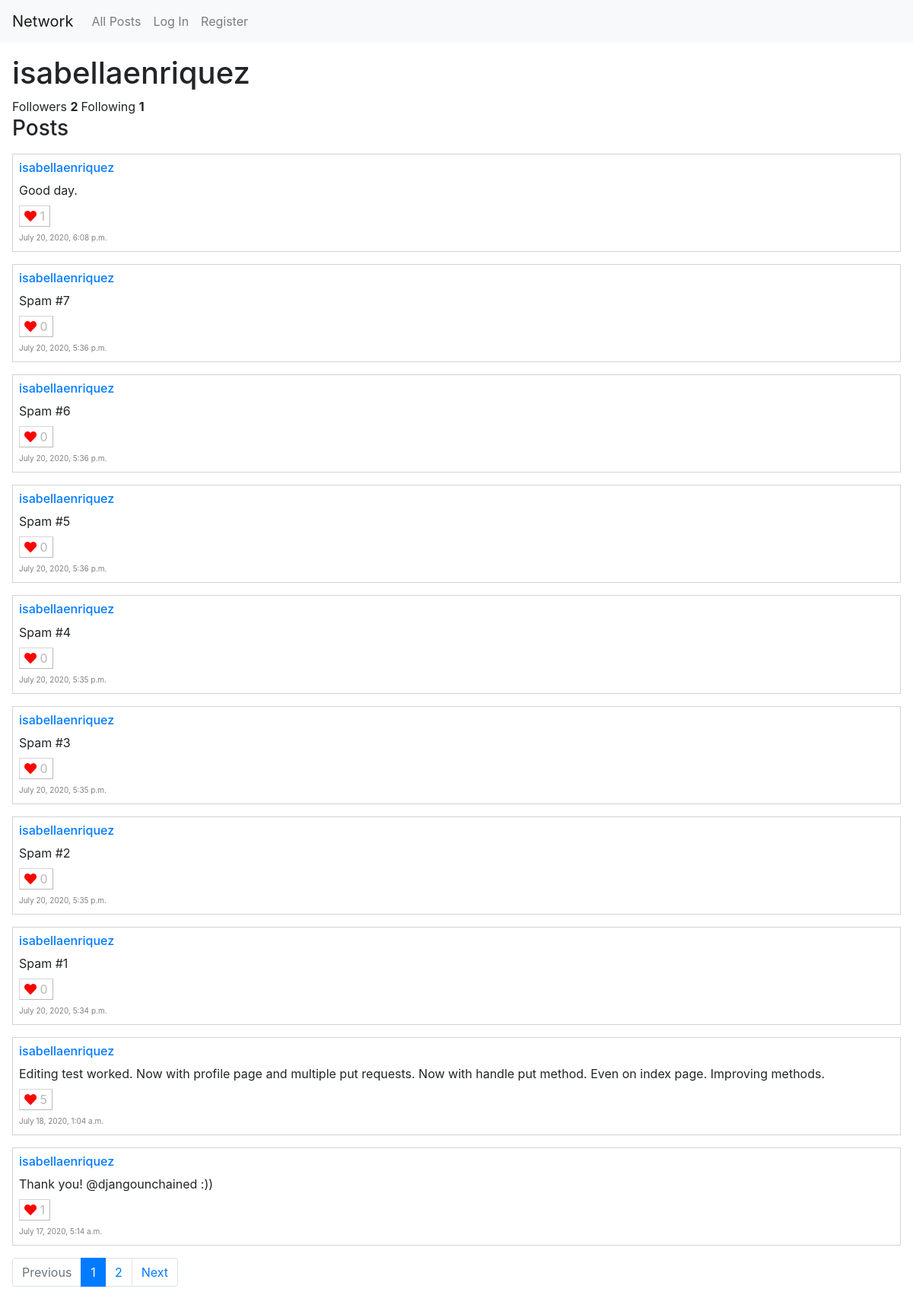
/profile/isabellaenriquez, run on the app's committed database.
### network/models.py (models this page shows)
class User(AbstractUser):
    pass

class Post(models.Model):
    content = models.TextField()
    likes = models.IntegerField(default=0)
    author = models.ForeignKey(User, on_delete=models.CASCADE, related_name="user_posts")
    timestamp = models.DateTimeField(auto_now_add=True)
    """def __str__(self):
        return self.author + " posted: \"" + self.content + "\""
        """

### network/views.py (the view)
# urls.py: path("profile/<str:user>", views.profile, name="profile"),
def profile(request, user):
    if (request.method == 'PUT'):
        put_data = json.loads(request.body)
        handle_put(request, put_data)
    try:
        user_info = User.objects.get(username=user)
        follower_list = Follower.objects.all().filter(following=user_info)
        user_followers = []
        for follower in follower_list: # get follower usernames
            user_followers.append(follower.username)
        following_list = Follower.objects.all().filter(username=user_info.username)
        if request.method == "POST":
            if request.user.username in user_followers: # unfollow
                logged_in_user = User.objects.get(username=request.user.username)
                Follower.objects.all().filter(following=user_info,username=request.user.username).delete()
                logged_in_user.save()
            else: # follow
                f = Follower(username=request.user.username, following=user_info)
                f.save()
            return HttpResponseRedirect(reverse("profile", args=(user,)))
        else:
            user_posts = Post.objects.all().filter(author=user_info).order_by("-timestamp")
            paginated_posts = paginate(request, user_posts)
            try:
                liked_posts = get_likes(request)
                guest_user = False
            except: # no one is logged in
                liked_posts =[]
                guest_user = True
            try:
                logged_in_user = User.objects.get(username=request.user.username)
            except:
                logged_in_user = None
            isFollowing = False
            if request.user.username in user_followers:
                isFollowing = True
            return render(request, "network/profile.html", context={
                "user_info": user_info,
                "posts": paginated_posts,
                "logged_in_user": logged_in_user,
                "isFollowing": isFollowing,
                "follower_count": len(user_followers),
                "following_count": len(following_list),
                "title": "Posts",
                "empty_msg": user_info.username + " is a lurker LOL. They haven't posted anything yet!",
                "liked_posts": liked_posts,
                "guest_user": guest_user
            })
    except: # user doesn't exist
        return render(request, "network/error.html", context={
            "error_type": "Profile Does Not Exist",
            "message": "Your request for " + user +"\'s profile did not return a match."
        })

### network/views.py (called while the page is built)
def paginate(request, posts):
    page = request.GET.get('page', 1)
    paginator = Paginator(posts, 10)
    try:
        paginated_posts = paginator.page(page)
    except PageNotAnInteger:
        paginated_posts = paginator.page(1)
    except EmptyPage:
        paginated_posts = paginator.page(paginator.num_pages)
    return paginated_posts

def get_likes(request):
    user_likes = Like.objects.all().filter(user=request.user)
    liked_posts = []
    for like in user_likes:
        liked_posts.append(like.post)
    return liked_posts

### network/templates/network/profile.html (shortened to what this page needs)
{% extends "network/index.html" %}
{% block profile %}
    <h1>{{ user_info.username }}</h1>
    <div class="follow-stats">
        <span class="follow-count">Followers <strong>{{ follower_count }} </strong></span>
        <span class="follow-count">Following <strong>{{ following_count }}</strong></span>
    </div>
{% endblock %}

### network/templates/network/index.html (shortened to what this page needs)
{% extends "network/layout.html" %}
{% block body %}
    {% block profile %}
    {% endblock %}
    <h3>{{ title }}</h3>
    {% for post in posts %}
        <div class="post">
            <a href="{% url 'profile' post.author %}"><h6>{{ post.author }}</h6></a>
            <div class="content">{{ post.content }}</div>
            {% if guest_user %}
                <button class="disabled-like" disabled><i class="fas fa-heart"></i> <span class="like-num">{{ post.likes }}</span></button>
            {% else %}
                {% if post in liked_posts %}
                    <button class="liked"><i class="fas fa-heart"></i> <span class="like-num">{{ post.likes }}</span></button>
                {% else %}
                    <button class="likes"><i class="far fa-heart"></i> <span class="like-num">{{ post.likes }}</span></button>
                {% endif %}
            {% endif %}
            <div class="footer">
                <span class="timestamp">{{ post.timestamp }}</span>
            </div>
        </div>
    {% empty %}
        {{ empty_msg }}
    {% endfor %}
    {% if posts.has_other_pages %}
    <nav aria-label="Page navigation example">
        <ul class="pagination">
            {% if posts.has_previous %}
                <li class="page-item"><a class="page-link" href="?page={{ posts.previous_page_number }}">Previous</a></li>
            {% else %}
                <li class="page-item disabled"><a class="page-link" href="#" tabindex="-1" aria-disabled="true">Previous</a></li>
            {% endif %}
            {% for i in posts.paginator.page_range %}
                {% if posts.number == i %}
                    <li class="page-item active"><a class="page-link" href="?page={{ i }}">{{ i }} <span class="sr-only">(current)</span></a></li>
                {% else %}
                    <li class="page-item"><a class="page-link" href="?page={{ i }}">{{ i }}</a></li>
                {% endif %}
            {% endfor %}
            {% if posts.has_next %}
                <li class="page-item"><a class="page-link" href="?page={{ posts.next_page_number }}">Next</a></li>
            {% else %}
                <li class="page-item disabled"><a class="page-link" href="#" tabindex="-1" aria-disabled="true">Next</a></li>
            {% endif %}
        </ul>
      </nav>
    {% endif %}
{% endblock %}

### network/static/network/styles.css (style rules this page uses)
.post { padding: 0.5rem; border-style: solid; border-color: lightgray; border-width: 0.05rem; border-collapse: collapse; margin-top: 1rem; margin-bottom: 1rem; }
.timestamp { color: gray; font-size: x-small; }
.fa-heart { color: red; }
button { background-color: white; }
.liked, .likes, .disabled-like { border-width: 0.01rem; margin-top: 0.5rem; }
.footer { display: table; }
.follow-stats { display: table; }

### data on the page
User: username "isabellaenriquez"
Post: author "isabellaenriquez", content "Good day.", likes "1", timestamp "July 20, 2020, 6:08 p.m."
Post: author "isabellaenriquez", content "Spam #7", likes "0", timestamp "July 20, 2020, 5:36 p.m."
Post: author "isabellaenriquez", content "Spam #6", likes "0", timestamp "July 20, 2020, 5:36 p.m."
Post: author "isabellaenriquez", content "Spam #5", likes "0", timestamp "July 20, 2020, 5:36 p.m."
Post: author "isabellaenriquez", content "Spam #4", likes "0", timestamp "July 20, 2020, 5:35 p.m."
Post: author "isabellaenriquez", content "Spam #3", likes "0", timestamp "July 20, 2020, 5:35 p.m."
Post: author "isabellaenriquez", content "Spam #2", likes "0", timestamp "July 20, 2020, 5:35 p.m."
Post: author "isabellaenriquez", content "Spam #1", likes "0", timestamp "July 20, 2020, 5:34 p.m."
Post: author "isabellaenriquez", content "Editing test worked. Now with profile page and multiple put requests. Now with handle put method. Even on index page. Improving methods.", likes "5", timestamp "July 18, 2020, 1:04 a.m."
Post: author "isabellaenriquez", content "Thank you! @djangounchained :))", likes "1", timestamp "July 17, 2020, 5:14 a.m."

### other printed values
{{ follower_count }} "2"
{{ following_count }} "1"
{{ title }} "Posts"
{{ i }} "1"
{{ i }} "2"
